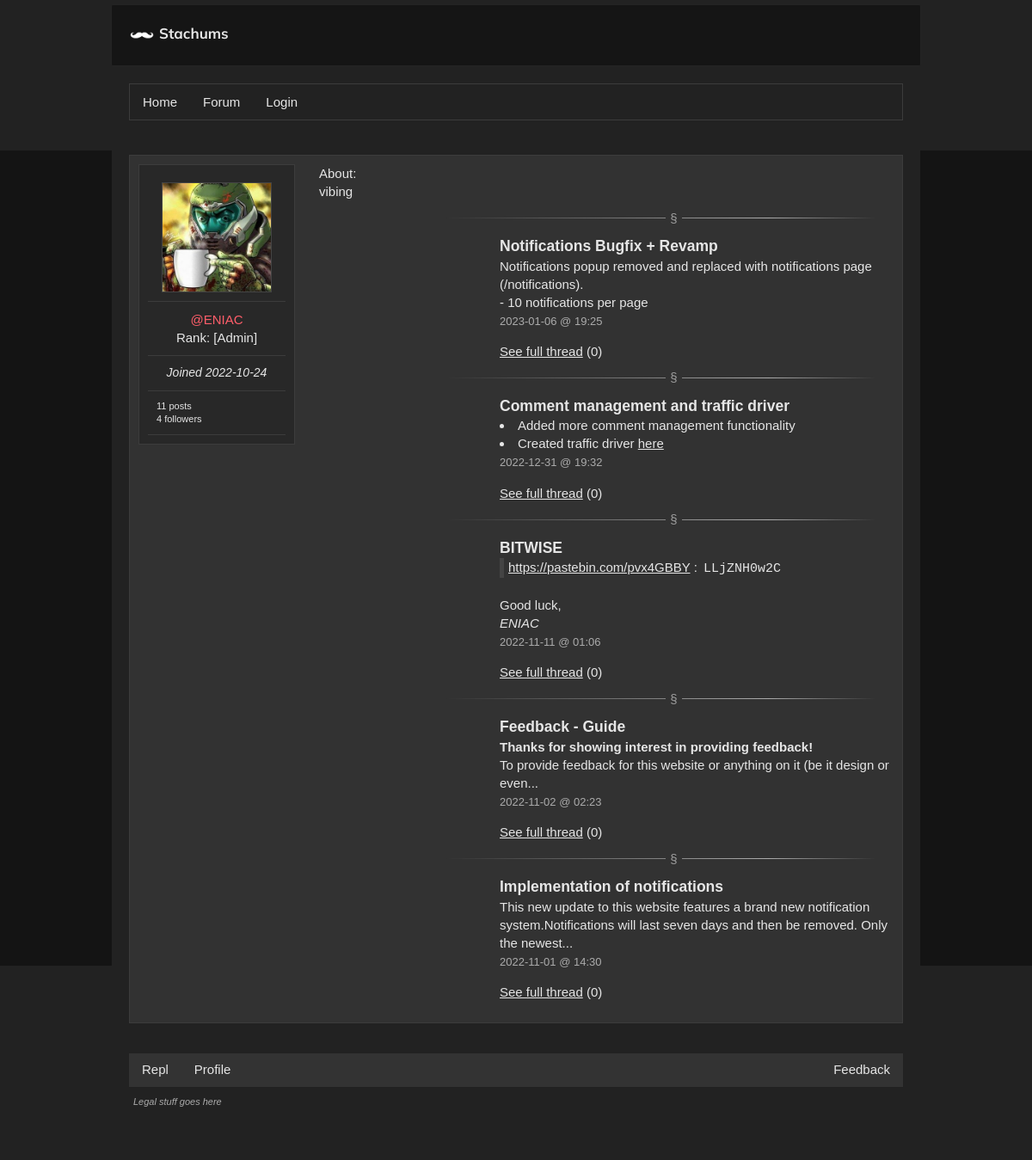
/profile/, run on the app's committed database.
### main.py (models this page shows, shortened)
class User(UserMixin, db.Model):
  id = db.Column(db.Integer, primary_key=True)
  username = db.Column(db.String(80), nullable=False, unique=True)
  description = db.Column(db.String(500), nullable=True)
  email = db.Column(db.String(60), nullable=True, unique=True)
  password = db.Column(db.String(600), nullable=False)
  confirmed = db.Column(db.Boolean(), nullable=False, default=False)
  registered_on = db.Column(db.DateTime,
                            nullable=False,
                            default=datetime.utcnow)
  profile_pic = db.Column(db.String(), default="default.png")
  role = db.Column(db.String(150), default="Commenter")
  admin = db.Column(db.Boolean(), nullable=False, default=False)
  posts = db.relationship('Post', backref='user', lazy=True)
  comments = db.relationship('Comment', backref='user', lazy=True)
  elo = db.Column(db.Integer, default=500)
  following = db.relationship('User',
                              secondary=followers,
                              backref=db.backref('followers', lazy='dynamic'),
                              primaryjoin=(followers.c.follower_id == id),
                              secondaryjoin=(followers.c.followed_id == id),
                              lazy='dynamic')
  notifications = db.relationship('Notification', backref='user', lazy=True)
  liked = db.relationship(
    'ContentVote',
    foreign_keys='ContentVote.user_id',
    backref='user', lazy='dynamic')

class Post(db.Model):
  id = db.Column(db.Integer, primary_key=True)
  title = db.Column(db.String(200), nullable=False)
  content = db.Column(db.String(3000), nullable=False)
  author_id = db.Column(db.Integer, db.ForeignKey('user.id'), nullable=False)
  author = db.relationship(lambda: User,
                           uselist=False,
                           overlaps='post,user',
                           viewonly=True)
  created_on = db.Column(db.DateTime,
                         nullable=False,
                         default=datetime.utcnow,
                         index=True)
  replies = db.relationship('Comment', backref='post', lazy=True)
  msubtopic = db.Column(db.Integer,
                        db.ForeignKey('subtopic.id'),
                        nullable=False)
  sub = db.relationship(lambda: Subtopic,
                        uselist=False,
                        overlaps='post,subtopic',
                        viewonly=True)
  uuid = db.Column(db.String(40), default=tools.CreateUUID())
  mtag = db.Column(db.Integer, db.ForeignKey('tags.id'), nullable=True)
  tag = db.relationship(lambda: Tags,
                        uselist=False,
                        overlaps='post,tags',
                        viewonly=True)
  anon = db.Column(db.Boolean(), nullable=False, default=False)
  edited_time = db.Column(db.DateTime,
                         nullable=True)
  votes = db.relationship('ContentVote', backref='post', lazy=True)

### main.py (the view)
@app.route("/profile/", defaults={'username': None})
@app.route("/profile/<username>", methods=['GET', 'POST'])
def profile(username):
  user = None
  if username:
    user = User.query.filter_by(username=username).first_or_404()
  elif current_user.is_authenticated:
    user = User.query.filter_by(username=current_user.username).first_or_404()
  else:
    user = User.query.get(1)
  follow_form = FollowForm()
  if current_user.is_authenticated and follow_form.validate_on_submit():
    current_user.follow(user)
  return render_template('profile.html', user=user, follow_form=follow_form)

### templates/profile.html (shortened to what this page needs)
{% extends 'base.html' %}
{% set active_page = 'profile' %}
{% block main %}
<div class="postData clearfix">
  <div class="userInfo">
  <div class="sep"><img class="profilePicture" src="{{ url_for('static', filename='imgs/user/'+user.profile_pic) }}" alt="Profile Picture"></div>
  <div class="sep"><p class="red name">@{{ user.username }}</p><p class="rank">Rank: [{{ user.role }}]</p></div>
  <div class="sep date"><time>Joined {{ user.registered_on.strftime('%Y-%m-%d') }}</time></div>
  <div class="sep"><p class="description">{{ user.posts|length + user.comments|length }} posts</p><p class="description">{{ user.followers.all()|length }} followers</p></div>
  </div>
  <div class="message">
    <h4>About:</h4>
    <article><p>{{ user.description }}</p></article>
    <section>
    {% for post in user.posts[::-1][:5] %}
    <hr>
    <div class="message">
      <h3><strong>{{ post.title }}</strong></h3>
      <article>{% filter markdown %}{{ post.content|safe|truncate(150) }}{% endfilter %}</article>
      <time class="ptime">{{ post.created_on.strftime('%Y-%m-%d @ %H:%M') }}</time>
      <p><a href="{{ url_for('thread', id=post.uuid) }}">See full thread</a> ({{ post.replies|length }})</p>
    </div>
{% endfor %}
      </section>
  </div>
</div>
{% endblock main %}

### static/style.css (style rules this page uses)
html, body { height: 100%; width: 100%; overflow-x: hidden; margin: 0; color: rgb(230, 230, 230); background-color: rgb(20, 20, 20); font-family: Arial, Helvetica, sans-serif; font-family: Verdana, sans-serif; font-size: 15px; -moz-text-size-adjust: 100%; -ms-text-size-adjust: 100%; text-size-adjust: 100%; -webkit-text-size-adjust: 100%; line-height: 1.4; word-wrap: break-word; }
ul { list-style-type: none; margin: 0; padding: 0; }
.red, .content a.red { color: #ff5e6a; }
.content a { color: rgb(230, 230, 230); }
article { white-space: pre-wrap; }
h1, h2, h3, h4, h5, h6 { font-weight: normal; font-family: Arial, Helvetica, sans-serif; }
.userInfo { float: left; width: 160px; min-height: 110px; background-color: rgb(40, 40, 40); padding: 10px; border: 1px solid rgb(60, 60, 60); }
.postData .message { min-height: 110px; margin-left: 210px; }
.postData .message .ptime { color: #acacac; font-size: 13px; }
.postData { background: rgb(50, 50, 50); border: 1px solid rgb(60, 60, 60); padding: 10px; max-width:100%; -o-object-fit: contain; object-fit: contain; margin-bottom: 15px; }
.profilePicture { max-width: 90%; max-height: 90%; -o-object-fit: contain; object-fit: contain; border: 1px solid #444; -o-object-fit: cover; object-fit: cover; aspect-ratio: 1; display: block; margin-left: auto; margin-right: auto; }
.sep { border-bottom: 1px solid rgb(60, 60, 60); padding: 10px; -webkit-box-sizing: border-box; box-sizing: border-box; }
.name { text-align: center; margin: 0; }
.rank { text-align: center; margin: 0; }
.date { text-align: center; font-style: italic; font-size: 14px; }
.description { margin: 0; font-size: 11px; font-weight: normal; }
article ul, ol, h1, h2, h3, h4, h5, h6 { white-space: normal; margin: 0; }
article ul { list-style: inside; }
article code { margin: 0; padding: 3px; }
article p:has(>code) { border-left: 5px solid #444; padding-left: 5px; }
code { font-family: monospace; }
article p { margin: 0; }
hr { opacity: 0.6; margin: 20px; background-image: linear-gradient(to right, transparent 20%, white 80%, transparent); height: 1px; border: 0px; text-align: center; overflow: visible; }
hr::after { content: "§"; background: #333; display: inline-block; position: relative; top: -0.7em; left: 12.5%; font-size: 15px; padding: 0 5px; }
.clearfix::after { content: ""; clear: both; display: table; }

### data on the page
User: profile_pic (picture), username "ENIAC", role "Admin", registered_on "2022-10-24", description "vibing"
Post: title "Notifications Bugfix + Revamp", content "Notifications popup removed and replaced with notifications page (/notifications). - 10 notifications per page", created_on "2023-01-06 @ 19:25", replies|length "0"
Post: title "Comment management and traffic driver", content "Added more comment management functionality Created traffic driver here", created_on "2022-12-31 @ 19:32", replies|length "0"
Post: title "BITWISE", content "https://pastebin.com/pvx4GBBY : LLjZNH0w2C Good luck, ENIAC", created_on "2022-11-11 @ 01:06", replies|length "0"
Post: title "Feedback - Guide", content "Thanks for showing interest in providing feedback! To provide feedback for this website or anything on it (be it design or even...", created_on "2022-11-02 @ 02:23", replies|length "0"
Post: title "Implementation of notifications", content "This new update to this website features a brand new notification system.Notifications will last seven days and then be removed. Only the newest...", created_on "2022-11-01 @ 14:30", replies|length "0"

### other printed values
{{ settings['website']['name'] }} "Stachums"
{{ user.posts|length + user.comments|length }} "11"
{{ user.followers.all()|length }} "4"
